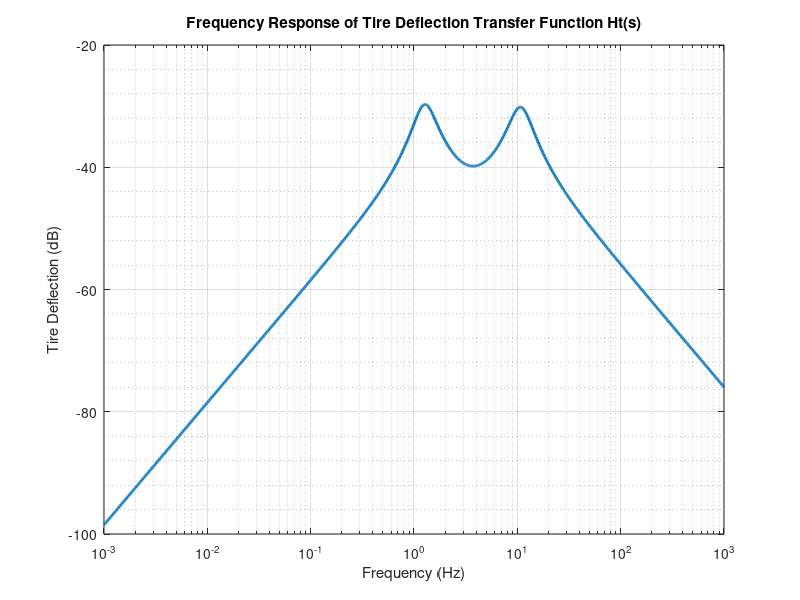

Write MATLAB code to recreate this figure. (Note: this script raises an error after producing the figure.)
clc
clear
close all
%%

% System parameters (given values)
ms = 317.5;   % Sprung mass (kg)
mu = 45.4;    % Unsprung mass (kg)
ks = 22000;   % Spring stiffness (N/m)
kt = 192000;  % Tire stiffness (N/m)
bs = 1500;    % Damping coefficient (N·s/m)

% Natural frequencies (given)
f1 = 1.25;    % Primary ride frequency (Hz)
f2 = 10.9;    % Secondary ride frequency (Hz)

% Frequency range (log scale)
f = logspace(-3, 3, 1000);  % 0.001 Hz to 1000 Hz
w = 2*pi*f;                 % Convert to rad/s

% Calculate transfer function Ht(s) = (zu-zr)/żr
for i = 1:length(w)
    s = 1i*w(i);
    
    % Numerator
    num = -(mu*ms*s^3 + (mu+ms)*bs*s^2 + (mu+ms)*ks*s);
    
    % Denominator
    d = ms*mu*s^4 + (mu+ms)*bs*s^3 + ((ms+mu)*ks + ms*kt)*s^2 + bs*kt*s + ks*kt;
    
    % Transfer function
    H(i) = num/d;
end

% Calculate magnitude in dB
mag_db = 20*log10(abs(H));

% Create figure
figure('Position', [100 100 800 500])
semilogx(f, mag_db, 'LineWidth', 2)
grid on

% Configure plot
xlabel('Frequency (Hz)')
ylabel('Tire Deflection (dB)')
title('Frequency Response of Tire Deflection Transfer Function Ht(s)')
ylim([-100 -20])  % Adjusted based on your image
xlim([1e-3 1e3])

% Add minor grid
grid minor
ax = gca;
ax.GridAlpha = 0.3;
ax.MinorGridAlpha = 0.15;

% Add asymptotic slopes
hold on
% Low frequency asymptote (+20 dB/decade)
f_low = logspace(-3, 0, 100);
mag_low = 20*log10(2*pi*f_low) + mag_db(1);
semilogx(f_low, mag_low, 'r--', 'LineWidth', 1)

% High frequency asymptote (-20 dB/decade)
f_high = logspace(1, 3, 100);
mag_high = -20*log10(f_high/f_high(1)) + mag_db(find(f >= f_high(1), 1));
semilogx(f_high, mag_high, 'r--', 'LineWidth', 1)

% Add vertical lines at resonance frequencies
semilogx([f1 f1], ylim, 'g--', 'LineWidth', 1)
semilogx([f2 f2], ylim, 'g--', 'LineWidth', 1)

% Add text annotations
text(1e-2, -60, '+20 dB/decade', 'Color', 'r', 'FontSize', 10)
text(1e2, -80, '-20 dB/decade', 'Color', 'r', 'FontSize', 10)
text(f1, -40, 'Primary Ride: 1.25 Hz', 'FontSize', 10)
text(f2, -50, 'Secondary Ride: 10.9 Hz', 'FontSize', 10)

legend('Frequency Response', 'Asymptotic Slopes', 'Resonance Frequencies', ...
    'Location', 'southwest')

% Add system parameters text box
dim = [.15 .6 .3 .3];
str = {['ms = ' num2str(ms) ' kg'], ...
       ['mu = ' num2str(mu) ' kg'], ...
       ['ks = ' num2str(ks) ' N/m'], ...
       ['kt = ' num2str(kt) ' N/m'], ...
       ['bs = ' num2str(bs) ' Ns/m']};
annotation('textbox', dim, 'String', str, 'FitBoxToText', 'on', ...
    'BackgroundColor', 'white', 'EdgeColor', 'black');